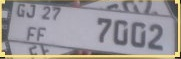
#> input picture backend/scripts/sample_two_line_plate.jpg, 181 x 59 px
$ python -i cv_preprocessor.py   (imports and definitions only)
#> lines starting #> are read from the running program, lines starting #| are printed output that depends on the picture; after the words box and inside, x2 and y2 are one past the last pixel; in counts of white or black regions, pixels touching at a corner belong together
#> further down, picture is the input picture: shape (59, 181, 3); mean B, G, R 151.6, 149.7, 153.9
"""
OpenCV Image Preprocessor for Number Plate OCR
Part of: Vehicle Document Verification System using ANPR (Phase 2)
Implements deskewing, bilateral filtering, CLAHE contrast enhancement, and adaptive binarization.
"""

import cv2
import numpy as np
from typing import Tuple, Optional

def deskew_plate(image: np.ndarray) -> np.ndarray:
    """
    Detects angle of text/plate contours and rotates image horizontally.
    """
    try:
        gray = cv2.cvtColor(image, cv2.COLOR_BGR2GRAY) if len(image.shape) == 3 else image
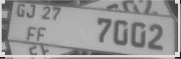
#> gray: shape (59, 181); min 18, max 236, mean 151.2
        # Edge detection
        edges = cv2.Canny(gray, 50, 150, apertureSize=3)
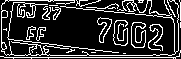
#> edges: shape (59, 181); 20.1% white in thin lines or dots
        # Find contours
        contours, _ = cv2.findContours(edges, cv2.RETR_LIST, cv2.CHAIN_APPROX_SIMPLE)
#> contours = 36 contours, 20 with area under 20; largest, box (x1, y1, x2, y2) and area: (131, 22, 146, 48) 232, (131, 22, 146, 48) 214, (97, 17, 112, 43) 162, (97, 17, 112, 43) 142, (1, 0, 179, 56) 101

        # Look for the largest rectangular contour corresponding to plate boundary
        largest_area = 0
        best_angle = 0.0
        h, w = gray.shape
#> h = 59; w = 181
        total_area = h * w
#> total_area = 10679

        for c in contours:
            area = cv2.contourArea(c)
            if area > total_area * 0.2:  # Plate contour should be substantial
                rect = cv2.minAreaRect(c)
                angle = rect[-1]
                # Adjust OpenCV angle conventions
                if angle < -45:
                    angle = -(90 + angle)
                elif angle > 45:
                    angle = 90 - angle
                if abs(angle) < 40 and area > largest_area:
                    largest_area = area
                    best_angle = angle
#> this loop made 36 passes
#> area on passes 7, 8, 10, 11, 12, 13, 14, 16, 18, 19, 20, 23: 22.5, 51, 54.5, 49, 55, 28, 214.5, 231.5, 141.5, 161.5, 37, 43.5
#> after the loop, best_angle = 0; largest_area = 0

        if abs(best_angle) > 1.5 and abs(best_angle) < 35:
            # Perform affine rotation
            center = (w // 2, h // 2)
            M = cv2.getRotationMatrix2D(center, best_angle, 1.0)
            deskewed = cv2.warpAffine(
                image, M, (w, h),
                flags=cv2.INTER_CUBIC,
                borderMode=cv2.BORDER_REPLICATE
            )
            return deskewed
    except Exception:
        pass

    return image

# [68 lines left out: functions unsharp_mask, enhance_plate_contrast, preprocess_plate, not called in this run]

>>> import cv2
>>> picture = cv2.imread('../../scripts/sample_two_line_plate.jpg')
>>> result = deskew_plate(picture)
